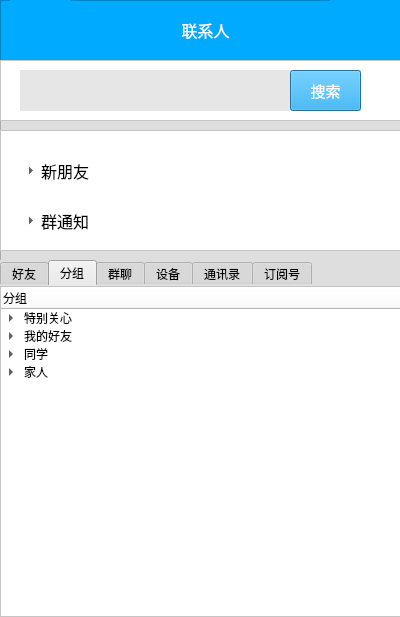
<?xml version="1.0" encoding="UTF-8"?>
<ui version="4.0">
 <class>Dialog</class>
 <widget class="QDialog" name="Dialog">
  <property name="geometry">
   <rect>
    <x>0</x>
    <y>0</y>
    <width>400</width>
    <height>617</height>
   </rect>
  </property>
  <property name="windowTitle">
   <string>Dialog</string>
  </property>
  <widget class="QFrame" name="frame">
   <property name="geometry">
    <rect>
     <x>0</x>
     <y>0</y>
     <width>401</width>
     <height>61</height>
    </rect>
   </property>
   <property name="styleSheet">
    <string notr="true">background-color: rgb(0, 170, 255);</string>
   </property>
   <property name="frameShape">
    <enum>QFrame::StyledPanel</enum>
   </property>
   <property name="frameShadow">
    <enum>QFrame::Raised</enum>
   </property>
   <widget class="QLabel" name="label">
    <property name="geometry">
     <rect>
      <x>160</x>
      <y>10</y>
      <width>91</width>
      <height>41</height>
     </rect>
    </property>
    <property name="font">
     <font>
      <family>微软雅黑</family>
     </font>
    </property>
    <property name="styleSheet">
     <string notr="true"/>
    </property>
    <property name="text">
     <string>&lt;html&gt;&lt;head/&gt;&lt;body&gt;&lt;p align=&quot;center&quot;&gt;&lt;span style=&quot; font-size:12pt; color:#ffffff;&quot;&gt;联系人&lt;/span&gt;&lt;/p&gt;&lt;/body&gt;&lt;/html&gt;</string>
    </property>
    <property name="textFormat">
     <enum>Qt::AutoText</enum>
    </property>
    <property name="scaledContents">
     <bool>false</bool>
    </property>
   </widget>
   <widget class="QLabel" name="label_2">
    <property name="geometry">
     <rect>
      <x>10</x>
      <y>0</y>
      <width>61</width>
      <height>71</height>
     </rect>
    </property>
    <property name="text">
     <string>&lt;html&gt;&lt;head/&gt;&lt;body&gt;&lt;p&gt;&lt;img src=&quot;:/tx/QQ-3.jpg&quot;/&gt;&lt;/p&gt;&lt;/body&gt;&lt;/html&gt;</string>
    </property>
   </widget>
   <widget class="QLabel" name="label_3">
    <property name="geometry">
     <rect>
      <x>330</x>
      <y>-10</y>
      <width>72</width>
      <height>81</height>
     </rect>
    </property>
    <property name="text">
     <string>&lt;html&gt;&lt;head/&gt;&lt;body&gt;&lt;p&gt;&lt;img src=&quot;:/tx/QQ-5.jpg&quot;/&gt;&lt;/p&gt;&lt;/body&gt;&lt;/html&gt;</string>
    </property>
   </widget>
  </widget>
  <widget class="QFrame" name="frame_2">
   <property name="geometry">
    <rect>
     <x>0</x>
     <y>60</y>
     <width>401</width>
     <height>561</height>
    </rect>
   </property>
   <property name="font">
    <font>
     <underline>false</underline>
    </font>
   </property>
   <property name="styleSheet">
    <string notr="true">background-color: rgb(222, 222, 222);
border-color: rgb(230, 230, 230);</string>
   </property>
   <property name="frameShape">
    <enum>QFrame::StyledPanel</enum>
   </property>
   <property name="frameShadow">
    <enum>QFrame::Raised</enum>
   </property>
   <widget class="QFrame" name="frame_5">
    <property name="geometry">
     <rect>
      <x>0</x>
      <y>0</y>
      <width>401</width>
      <height>61</height>
     </rect>
    </property>
    <property name="font">
     <font>
      <underline>false</underline>
     </font>
    </property>
    <property name="styleSheet">
     <string notr="true">background-color: rgb(255, 255, 255);
border-color: rgb(230, 230, 230);</string>
    </property>
    <property name="frameShape">
     <enum>QFrame::StyledPanel</enum>
    </property>
    <property name="frameShadow">
     <enum>QFrame::Raised</enum>
    </property>
    <widget class="QLineEdit" name="lineEdit_2">
     <property name="geometry">
      <rect>
       <x>20</x>
       <y>10</y>
       <width>341</width>
       <height>41</height>
      </rect>
     </property>
     <property name="font">
      <font>
       <family>新宋体</family>
       <pointsize>10</pointsize>
      </font>
     </property>
     <property name="styleSheet">
      <string notr="true">background-color: rgb(230, 230, 230);
selection-background-color: rgb(255, 255, 255);
border-color: rgb(230, 230, 230);</string>
     </property>
     <property name="inputMask">
      <string/>
     </property>
     <property name="text">
      <string/>
     </property>
     <property name="maxLength">
      <number>32768</number>
     </property>
     <property name="frame">
      <bool>false</bool>
     </property>
     <property name="cursorPosition">
      <number>0</number>
     </property>
    </widget>
    <widget class="QPushButton" name="pushButton_2">
     <property name="geometry">
      <rect>
       <x>290</x>
       <y>10</y>
       <width>71</width>
       <height>41</height>
      </rect>
     </property>
     <property name="palette">
      <palette>
       <active>
        <colorrole role="WindowText">
         <brush brushstyle="SolidPattern">
          <color alpha="255">
           <red>255</red>
           <green>255</green>
           <blue>255</blue>
          </color>
         </brush>
        </colorrole>
        <colorrole role="Button">
         <brush brushstyle="SolidPattern">
          <color alpha="255">
           <red>0</red>
           <green>170</green>
           <blue>255</blue>
          </color>
         </brush>
        </colorrole>
        <colorrole role="Text">
         <brush brushstyle="SolidPattern">
          <color alpha="255">
           <red>255</red>
           <green>255</green>
           <blue>255</blue>
          </color>
         </brush>
        </colorrole>
        <colorrole role="ButtonText">
         <brush brushstyle="SolidPattern">
          <color alpha="255">
           <red>255</red>
           <green>255</green>
           <blue>255</blue>
          </color>
         </brush>
        </colorrole>
        <colorrole role="Base">
         <brush brushstyle="SolidPattern">
          <color alpha="255">
           <red>0</red>
           <green>170</green>
           <blue>255</blue>
          </color>
         </brush>
        </colorrole>
        <colorrole role="Window">
         <brush brushstyle="SolidPattern">
          <color alpha="255">
           <red>0</red>
           <green>170</green>
           <blue>255</blue>
          </color>
         </brush>
        </colorrole>
        <colorrole role="ToolTipText">
         <brush brushstyle="SolidPattern">
          <color alpha="255">
           <red>255</red>
           <green>255</green>
           <blue>255</blue>
          </color>
         </brush>
        </colorrole>
       </active>
       <inactive>
        <colorrole role="WindowText">
         <brush brushstyle="SolidPattern">
          <color alpha="255">
           <red>255</red>
           <green>255</green>
           <blue>255</blue>
          </color>
         </brush>
        </colorrole>
        <colorrole role="Button">
         <brush brushstyle="SolidPattern">
          <color alpha="255">
           <red>0</red>
           <green>170</green>
           <blue>255</blue>
          </color>
         </brush>
        </colorrole>
        <colorrole role="Text">
         <brush brushstyle="SolidPattern">
          <color alpha="255">
           <red>255</red>
           <green>255</green>
           <blue>255</blue>
          </color>
         </brush>
        </colorrole>
        <colorrole role="ButtonText">
         <brush brushstyle="SolidPattern">
          <color alpha="255">
           <red>255</red>
           <green>255</green>
           <blue>255</blue>
          </color>
         </brush>
        </colorrole>
        <colorrole role="Base">
         <brush brushstyle="SolidPattern">
          <color alpha="255">
           <red>0</red>
           <green>170</green>
           <blue>255</blue>
          </color>
         </brush>
        </colorrole>
        <colorrole role="Window">
         <brush brushstyle="SolidPattern">
          <color alpha="255">
           <red>0</red>
           <green>170</green>
           <blue>255</blue>
          </color>
         </brush>
        </colorrole>
        <colorrole role="ToolTipText">
         <brush brushstyle="SolidPattern">
          <color alpha="255">
           <red>255</red>
           <green>255</green>
           <blue>255</blue>
          </color>
         </brush>
        </colorrole>
       </inactive>
       <disabled>
        <colorrole role="WindowText">
         <brush brushstyle="SolidPattern">
          <color alpha="255">
           <red>120</red>
           <green>120</green>
           <blue>120</blue>
          </color>
         </brush>
        </colorrole>
        <colorrole role="Button">
         <brush brushstyle="SolidPattern">
          <color alpha="255">
           <red>0</red>
           <green>170</green>
           <blue>255</blue>
          </color>
         </brush>
        </colorrole>
        <colorrole role="Text">
         <brush brushstyle="SolidPattern">
          <color alpha="255">
           <red>120</red>
           <green>120</green>
           <blue>120</blue>
          </color>
         </brush>
        </colorrole>
        <colorrole role="ButtonText">
         <brush brushstyle="SolidPattern">
          <color alpha="255">
           <red>120</red>
           <green>120</green>
           <blue>120</blue>
          </color>
         </brush>
        </colorrole>
        <colorrole role="Base">
         <brush brushstyle="SolidPattern">
          <color alpha="255">
           <red>0</red>
           <green>170</green>
           <blue>255</blue>
          </color>
         </brush>
        </colorrole>
        <colorrole role="Window">
         <brush brushstyle="SolidPattern">
          <color alpha="255">
           <red>0</red>
           <green>170</green>
           <blue>255</blue>
          </color>
         </brush>
        </colorrole>
        <colorrole role="ToolTipText">
         <brush brushstyle="SolidPattern">
          <color alpha="255">
           <red>255</red>
           <green>255</green>
           <blue>255</blue>
          </color>
         </brush>
        </colorrole>
       </disabled>
      </palette>
     </property>
     <property name="font">
      <font>
       <family>等线</family>
       <pointsize>11</pointsize>
      </font>
     </property>
     <property name="styleSheet">
      <string notr="true">background-color: rgb(0, 170, 255);</string>
     </property>
     <property name="text">
      <string>搜索</string>
     </property>
     <property name="autoDefault">
      <bool>true</bool>
     </property>
     <property name="default">
      <bool>false</bool>
     </property>
     <property name="flat">
      <bool>false</bool>
     </property>
    </widget>
   </widget>
   <widget class="QFrame" name="frame_6">
    <property name="geometry">
     <rect>
      <x>0</x>
      <y>70</y>
      <width>401</width>
      <height>121</height>
     </rect>
    </property>
    <property name="font">
     <font>
      <underline>false</underline>
     </font>
    </property>
    <property name="styleSheet">
     <string notr="true">background-color: rgb(255, 255, 255);
border-color: rgb(230, 230, 230);</string>
    </property>
    <property name="frameShape">
     <enum>QFrame::StyledPanel</enum>
    </property>
    <property name="frameShadow">
     <enum>QFrame::Raised</enum>
    </property>
    <widget class="QToolButton" name="toolButton">
     <property name="geometry">
      <rect>
       <x>20</x>
       <y>20</y>
       <width>361</width>
       <height>41</height>
      </rect>
     </property>
     <property name="font">
      <font>
       <family>宋体</family>
       <pointsize>12</pointsize>
      </font>
     </property>
     <property name="text">
      <string>新朋友</string>
     </property>
     <property name="toolButtonStyle">
      <enum>Qt::ToolButtonTextBesideIcon</enum>
     </property>
     <property name="autoRaise">
      <bool>true</bool>
     </property>
     <property name="arrowType">
      <enum>Qt::RightArrow</enum>
     </property>
    </widget>
    <widget class="QToolButton" name="toolButton_2">
     <property name="geometry">
      <rect>
       <x>20</x>
       <y>70</y>
       <width>361</width>
       <height>41</height>
      </rect>
     </property>
     <property name="font">
      <font>
       <family>宋体</family>
       <pointsize>12</pointsize>
      </font>
     </property>
     <property name="text">
      <string>群通知</string>
     </property>
     <property name="toolButtonStyle">
      <enum>Qt::ToolButtonTextBesideIcon</enum>
     </property>
     <property name="autoRaise">
      <bool>true</bool>
     </property>
     <property name="arrowType">
      <enum>Qt::RightArrow</enum>
     </property>
    </widget>
   </widget>
   <widget class="QTabWidget" name="tabWidget">
    <property name="geometry">
     <rect>
      <x>0</x>
      <y>200</y>
      <width>401</width>
      <height>361</height>
     </rect>
    </property>
    <property name="currentIndex">
     <number>1</number>
    </property>
    <widget class="QWidget" name="tab">
     <attribute name="title">
      <string>好友</string>
     </attribute>
     <widget class="QFrame" name="frame_8">
      <property name="geometry">
       <rect>
        <x>0</x>
        <y>0</y>
        <width>401</width>
        <height>341</height>
       </rect>
      </property>
      <property name="font">
       <font>
        <underline>false</underline>
       </font>
      </property>
      <property name="styleSheet">
       <string notr="true">background-color: rgb(255, 255, 255);
border-color: rgb(230, 230, 230);</string>
      </property>
      <property name="frameShape">
       <enum>QFrame::StyledPanel</enum>
      </property>
      <property name="frameShadow">
       <enum>QFrame::Raised</enum>
      </property>
     </widget>
    </widget>
    <widget class="QWidget" name="tab_2">
     <attribute name="title">
      <string>分组</string>
     </attribute>
     <widget class="QFrame" name="frame_7">
      <property name="geometry">
       <rect>
        <x>0</x>
        <y>0</y>
        <width>401</width>
        <height>341</height>
       </rect>
      </property>
      <property name="font">
       <font>
        <underline>false</underline>
       </font>
      </property>
      <property name="styleSheet">
       <string notr="true">background-color: rgb(255, 255, 255);
border-color: rgb(230, 230, 230);</string>
      </property>
      <property name="frameShape">
       <enum>QFrame::StyledPanel</enum>
      </property>
      <property name="frameShadow">
       <enum>QFrame::Raised</enum>
      </property>
      <widget class="QTreeWidget" name="treeWidget">
       <property name="geometry">
        <rect>
         <x>0</x>
         <y>0</y>
         <width>401</width>
         <height>331</height>
        </rect>
       </property>
       <property name="rootIsDecorated">
        <bool>true</bool>
       </property>
       <property name="uniformRowHeights">
        <bool>false</bool>
       </property>
       <property name="itemsExpandable">
        <bool>true</bool>
       </property>
       <property name="sortingEnabled">
        <bool>false</bool>
       </property>
       <property name="animated">
        <bool>true</bool>
       </property>
       <property name="allColumnsShowFocus">
        <bool>false</bool>
       </property>
       <property name="wordWrap">
        <bool>false</bool>
       </property>
       <property name="headerHidden">
        <bool>false</bool>
       </property>
       <property name="expandsOnDoubleClick">
        <bool>true</bool>
       </property>
       <column>
        <property name="text">
         <string>分组</string>
        </property>
       </column>
       <item>
        <property name="text">
         <string>特别关心</string>
        </property>
        <item>
         <property name="text">
          <string>小明</string>
         </property>
         <property name="icon">
          <iconset resource="tuku.qrc">
           <normaloff>:/tx/duitang_1624179999782.png.JPG</normaloff>:/tx/duitang_1624179999782.png.JPG</iconset>
         </property>
        </item>
        <item>
         <property name="text">
          <string>小红</string>
         </property>
         <property name="icon">
          <iconset resource="tuku.qrc">
           <normaloff>:/tx/20190512215221_wKmP4.thumb.700_0.jpeg.JPG</normaloff>:/tx/20190512215221_wKmP4.thumb.700_0.jpeg.JPG</iconset>
         </property>
        </item>
       </item>
       <item>
        <property name="text">
         <string>我的好友</string>
        </property>
        <item>
         <property name="text">
          <string>小郑</string>
         </property>
         <property name="icon">
          <iconset resource="tuku.qrc">
           <normaloff>:/tx/20140707211410_GiSLf.jpeg</normaloff>:/tx/20140707211410_GiSLf.jpeg</iconset>
         </property>
        </item>
        <item>
         <property name="text">
          <string>小邵</string>
         </property>
         <property name="icon">
          <iconset resource="tuku.qrc">
           <normaloff>:/tx/20191225154053_rxAXj.thumb.700_0.jpeg</normaloff>:/tx/20191225154053_rxAXj.thumb.700_0.jpeg</iconset>
         </property>
        </item>
        <item>
         <property name="text">
          <string>小马</string>
         </property>
         <property name="icon">
          <iconset resource="tuku.qrc">
           <normaloff>:/tx/duitang_1623223793046.png.JPG</normaloff>:/tx/duitang_1623223793046.png.JPG</iconset>
         </property>
        </item>
        <item>
         <property name="text">
          <string>小罗</string>
         </property>
         <property name="icon">
          <iconset resource="tuku.qrc">
           <normaloff>:/tx/20200803190636_kwysn.jpg.JPG</normaloff>:/tx/20200803190636_kwysn.jpg.JPG</iconset>
         </property>
        </item>
       </item>
       <item>
        <property name="text">
         <string>同学</string>
        </property>
        <item>
         <property name="text">
          <string>小杨</string>
         </property>
         <property name="icon">
          <iconset resource="tuku.qrc">
           <normaloff>:/tx/20191225154053_rxAXj.thumb.700_0.jpeg</normaloff>:/tx/20191225154053_rxAXj.thumb.700_0.jpeg</iconset>
         </property>
        </item>
        <item>
         <property name="text">
          <string>小秋</string>
         </property>
         <property name="icon">
          <iconset resource="tuku.qrc">
           <normaloff>:/tx/20191225154057_YYLWT.thumb.700_0.jpeg</normaloff>:/tx/20191225154057_YYLWT.thumb.700_0.jpeg</iconset>
         </property>
        </item>
        <item>
         <property name="text">
          <string>小李</string>
         </property>
         <property name="icon">
          <iconset resource="tuku.qrc">
           <normaloff>:/tx/20191225154056_VWLiH.thumb.700_0.jpeg</normaloff>:/tx/20191225154056_VWLiH.thumb.700_0.jpeg</iconset>
         </property>
        </item>
       </item>
       <item>
        <property name="text">
         <string>家人</string>
        </property>
        <item>
         <property name="text">
          <string>爷爷</string>
         </property>
         <property name="icon">
          <iconset resource="tuku.qrc">
           <normaloff>:/tx/20140707211410_GiSLf.jpeg</normaloff>:/tx/20140707211410_GiSLf.jpeg</iconset>
         </property>
        </item>
        <item>
         <property name="text">
          <string>奶奶</string>
         </property>
         <property name="icon">
          <iconset resource="tuku.qrc">
           <normaloff>:/tx/QQ-3.jpg</normaloff>:/tx/QQ-3.jpg</iconset>
         </property>
        </item>
        <item>
         <property name="text">
          <string>妈妈</string>
         </property>
         <property name="icon">
          <iconset resource="tuku.qrc">
           <normaloff>:/tx/20191225154057_YYLWT.thumb.700_0.jpeg</normaloff>:/tx/20191225154057_YYLWT.thumb.700_0.jpeg</iconset>
         </property>
        </item>
        <item>
         <property name="text">
          <string>哥哥</string>
         </property>
         <property name="icon">
          <iconset resource="tuku.qrc">
           <normaloff>:/tx/duitang_1624179999782.png.JPG</normaloff>:/tx/duitang_1624179999782.png.JPG</iconset>
         </property>
        </item>
        <item>
         <property name="text">
          <string>爸爸</string>
         </property>
         <property name="icon">
          <iconset resource="tuku.qrc">
           <normaloff>:/tx/20191225154053_rxAXj.thumb.700_0.jpeg</normaloff>:/tx/20191225154053_rxAXj.thumb.700_0.jpeg</iconset>
         </property>
        </item>
       </item>
      </widget>
     </widget>
    </widget>
    <widget class="QWidget" name="tab_3">
     <attribute name="title">
      <string>群聊</string>
     </attribute>
     <widget class="QFrame" name="frame_9">
      <property name="geometry">
       <rect>
        <x>0</x>
        <y>0</y>
        <width>401</width>
        <height>341</height>
       </rect>
      </property>
      <property name="font">
       <font>
        <underline>false</underline>
       </font>
      </property>
      <property name="styleSheet">
       <string notr="true">background-color: rgb(255, 255, 255);
border-color: rgb(230, 230, 230);</string>
      </property>
      <property name="frameShape">
       <enum>QFrame::StyledPanel</enum>
      </property>
      <property name="frameShadow">
       <enum>QFrame::Raised</enum>
      </property>
     </widget>
    </widget>
    <widget class="QWidget" name="tab_4">
     <attribute name="title">
      <string>设备</string>
     </attribute>
     <widget class="QFrame" name="frame_10">
      <property name="geometry">
       <rect>
        <x>0</x>
        <y>0</y>
        <width>401</width>
        <height>341</height>
       </rect>
      </property>
      <property name="font">
       <font>
        <underline>false</underline>
       </font>
      </property>
      <property name="styleSheet">
       <string notr="true">background-color: rgb(255, 255, 255);
border-color: rgb(230, 230, 230);</string>
      </property>
      <property name="frameShape">
       <enum>QFrame::StyledPanel</enum>
      </property>
      <property name="frameShadow">
       <enum>QFrame::Raised</enum>
      </property>
     </widget>
    </widget>
    <widget class="QWidget" name="tab_5">
     <attribute name="title">
      <string>通讯录</string>
     </attribute>
     <widget class="QFrame" name="frame_11">
      <property name="geometry">
       <rect>
        <x>0</x>
        <y>0</y>
        <width>401</width>
        <height>341</height>
       </rect>
      </property>
      <property name="font">
       <font>
        <underline>false</underline>
       </font>
      </property>
      <property name="styleSheet">
       <string notr="true">background-color: rgb(255, 255, 255);
border-color: rgb(230, 230, 230);</string>
      </property>
      <property name="frameShape">
       <enum>QFrame::StyledPanel</enum>
      </property>
      <property name="frameShadow">
       <enum>QFrame::Raised</enum>
      </property>
     </widget>
    </widget>
    <widget class="QWidget" name="tab_6">
     <attribute name="title">
      <string>订阅号</string>
     </attribute>
     <widget class="QFrame" name="frame_12">
      <property name="geometry">
       <rect>
        <x>0</x>
        <y>0</y>
        <width>401</width>
        <height>341</height>
       </rect>
      </property>
      <property name="font">
       <font>
        <underline>false</underline>
       </font>
      </property>
      <property name="styleSheet">
       <string notr="true">background-color: rgb(255, 255, 255);
border-color: rgb(230, 230, 230);</string>
      </property>
      <property name="frameShape">
       <enum>QFrame::StyledPanel</enum>
      </property>
      <property name="frameShadow">
       <enum>QFrame::Raised</enum>
      </property>
     </widget>
    </widget>
   </widget>
  </widget>
 </widget>
 <resources>
  <include location="tuku.qrc"/>
 </resources>
 <connections/>
</ui>
